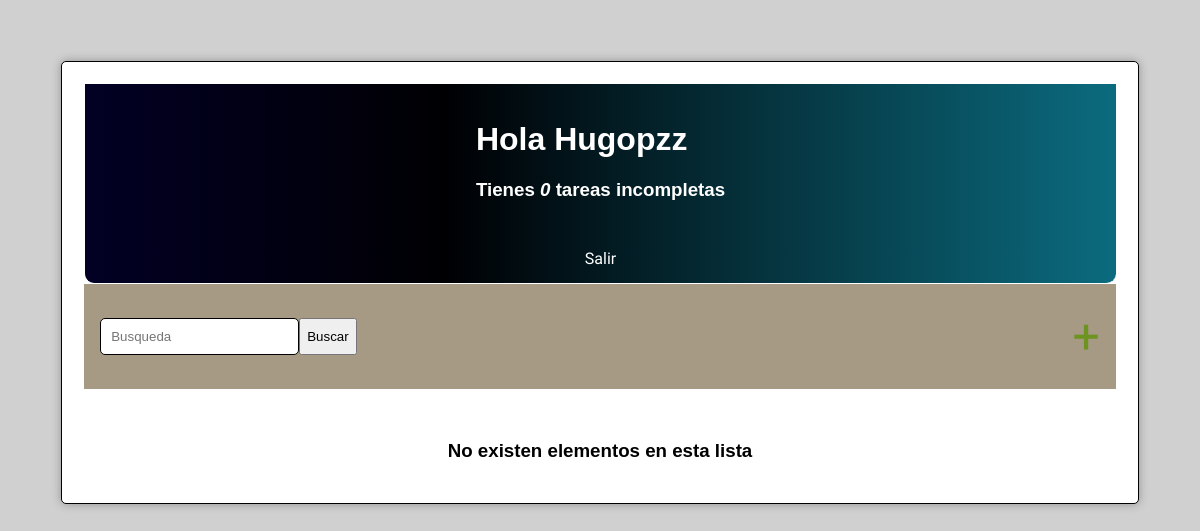
Page / (signed in) on the earlier database version.
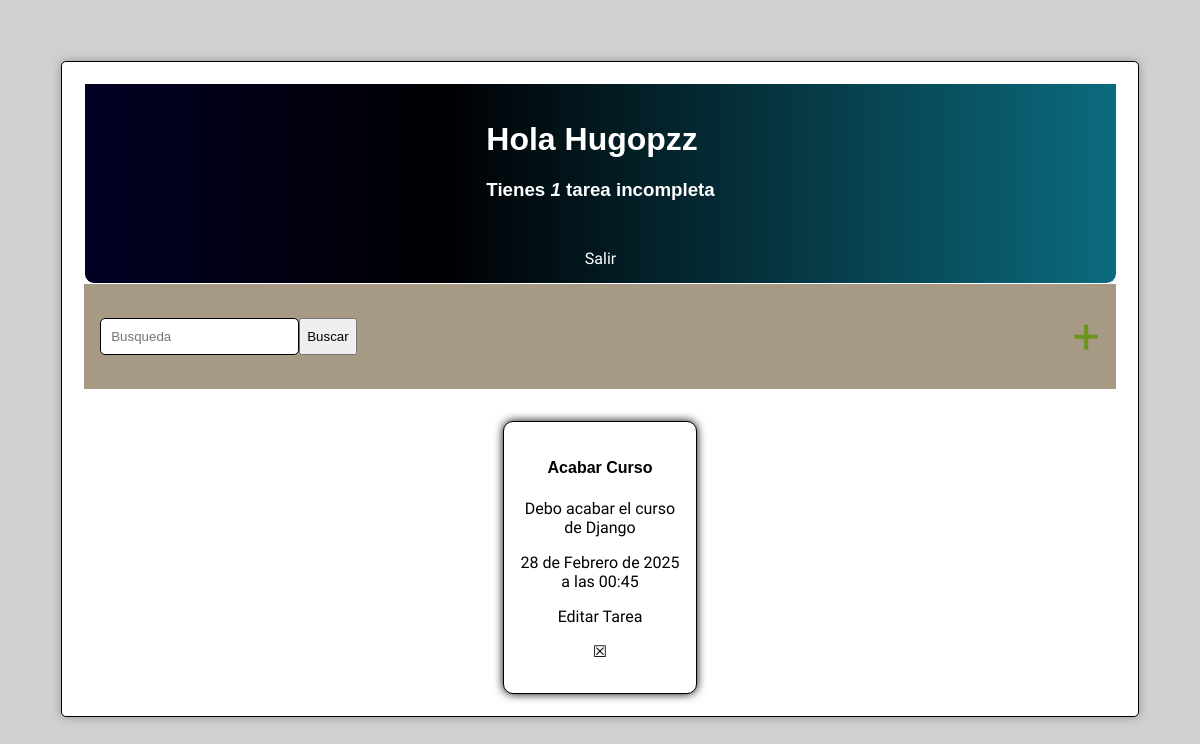
Same page on the later database version.
### home/models.py (models this page shows, shortened)
class Tarea(models.Model):
    usuario = models.ForeignKey(User,
                                on_delete=models.CASCADE, # Se eliminan todas las tareas creadas por este usuario si es eliminado
                                null=True,  # El valor de usuario puede estar vacio o el registro puede estar en blanco
                                blank=True)
    titulo = models.CharField(max_length=75) # Area de linea de texto con un maximo de 75 caracteres
    descricion = models.TextField(null=True, blank=True)
    completo = models.BooleanField(default=False) # Marcamos como default que la casilla no este seleccionada
    creado = models.DateTimeField(auto_now_add=True) # Se genera automaticamente la fecha de la creacion de la tarea
    class Meta:
        ordering = ['completo'] # Una vez completas se mandan al final de la lista

### home/views.py (the view)
# urls.py: urlpatterns = [path('', ListaPendientes.as_view(), name='home'),
class ListaPendientes(LoginRequiredMixin, ListView):
    model = Tarea
    template_name = 'home/lista_tareas.html'
    context_object_name = 'tareas'
    def get_context_data(self, **kwargs):
        context = super().get_context_data(**kwargs)
        context['tareas'] = context['tareas'].filter(usuario=self.request.user)
        context['count'] = context['tareas'].filter(completo=False)
        valor_busqueda = self.request.GET.get('area-buscar') or ''
        if valor_busqueda:                      # Busca tareas que tengan similitud con el texto
            context['tareas'] = context['tareas'].filter(titulo__icontains=valor_busqueda)
        context['valor_busqueda'] = valor_busqueda
        return context

### home/templates/home/lista_tareas.html (shortened to what this page needs)
{% extends 'home/main.html'%}
{% block content%}
<div class="nav-superior">
    <div>
        <h1>Hola {{request.user|title}}</h1>
        <h3 style="margin: 0">
          Tienes <i>{{ tareas.count }}</i>
          {{ count|pluralize:"tarea,tareas" }}
          {{ count|pluralize:"incompleta,incompletas" }}
        </h3>
    </div>
    <div>
        {% if request.user.is_authenticated %}
            <a href="{% url 'logout' %}">Salir</a>
        {% else %}
            <a href="{% url 'login' %}">Ingresar</a>
        {% endif %}
    </div>
</div>
<div class="buscador-container">
    <div>
        <form method="GET" style="display: inline-flex;">
            <input type="text" name="area-buscar" placeholder="Busqueda" value="{{valor_busqueda}}">
            <input type="submit" value="Buscar">
        </form>
    </div>
    <a href="{% url 'crear-tarea' %}" style="color: #6d9420; font-size: 3em">&#x2b;</a>
</div>
<div class="container-tareas">
    {% for tarea in tareas %}
                {% if tarea.completo %}
                <div class="tarea-container tarea-completa">
                    <h4 style="text-decoration: line-through">{{tarea.titulo}}</h4>
                    <p>{{tarea.descricion}}</p>
                    <p>{{tarea.creado}}</p>
                    <a href="{% url 'editar-tarea' tarea.id %}">Editar Tarea</a>
                    <a href="{% url 'eliminar-tarea' tarea.id %}">Eliminar</a>
                </div>
                {% else %}
                <div class="tarea-container tarea-incompleta">
                    <h4>{{tarea.titulo}}</h4>
                    <p>{{tarea.descricion}}</p>
                    <p>{{tarea.creado}}</p>
                    <p><a href="{% url 'editar-tarea' tarea.id %}">Editar Tarea</a></p>
                    <p><a href="{% url 'eliminar-tarea' tarea.id %}">&#x2612;</a></p>
                </div>
                {% endif %}
    {% empty %}
        <h3>No existen elementos en esta lista</h3>
    {% endfor %}
{% endblock content%}

Differences in the rows shown:
added Tarea: titulo "Acabar Curso", descricion "Debo acabar el curso de Django", creado "28 de Febrero de 2025 a las 00:45"
Other differences:
{{ tareas.count }}: "0" → "1"
text no longer shown: "No existen elementos en esta lista"
